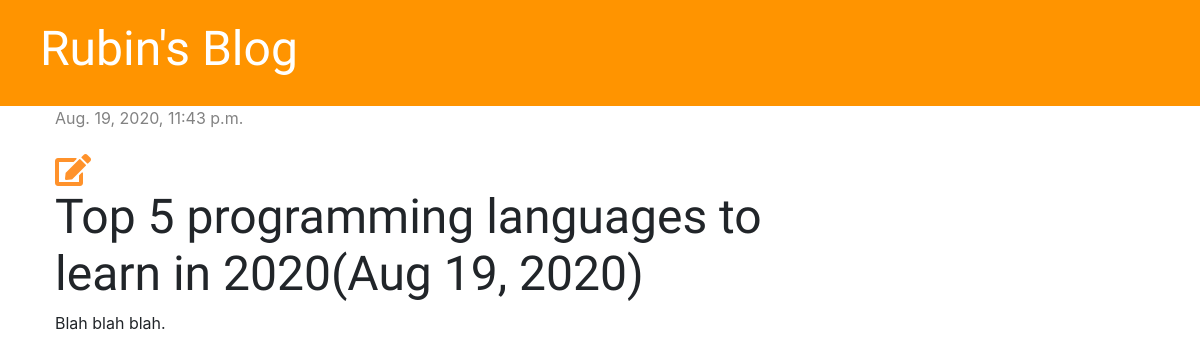
Before: /post/2/ with the older database file.
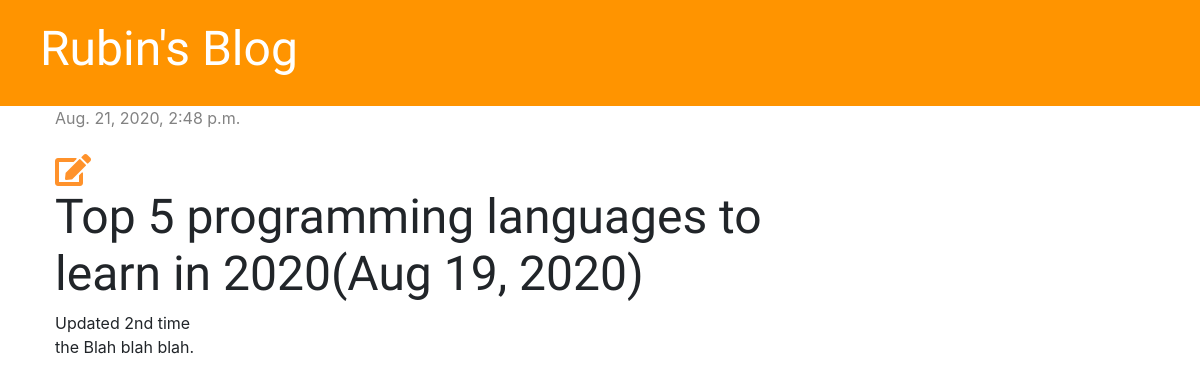
After: the same page with the newer database file.
### blog/models.py (models this page shows, shortened)
class Post(models.Model):
    author = models.ForeignKey('auth.User', on_delete=models.CASCADE)
    title = models.CharField(max_length=200)
    text = models.TextField()
    created_date = models.DateTimeField(default=timezone.now)
    published_date = models.DateTimeField(blank=True, null=True)

### blog/views.py (the view)
# urls.py: path('post/<int:pk>/', views.post_detail, name='post_detail'),
def post_detail(request, pk):
    post = get_object_or_404(Post, pk=pk)
    stuff_for_frontend = {'post': post}
    return render(request, 'blog/post_detail.html', stuff_for_frontend)

### blog/templates/blog/post_detail.html
{% extends 'blog/base.html' %}
{% block content %}
<div class="post">
    {% if post.published_date %}
        <div class="date">
            {{ post.published_date }}
        </div>
    {% endif %}
    <br>
    <a href="{% url 'post_edit' pk=post.pk %}"><i class="fas fa-edit fa-2x fa-spin" style="color: #ff922b;"></i></a>
    <h1>{{ post.title }}</h1>
    <p>{{ post.text|linebreaksbr }}</p>
</div>
{% endblock %}

Changed rows visible on the page:
changed Post: published_date "Aug. 19, 2020, 11:43 p.m." → "Aug. 21, 2020, 2:48 p.m."; text "Blah blah blah." → "Updated 2nd time the Blah blah blah."
